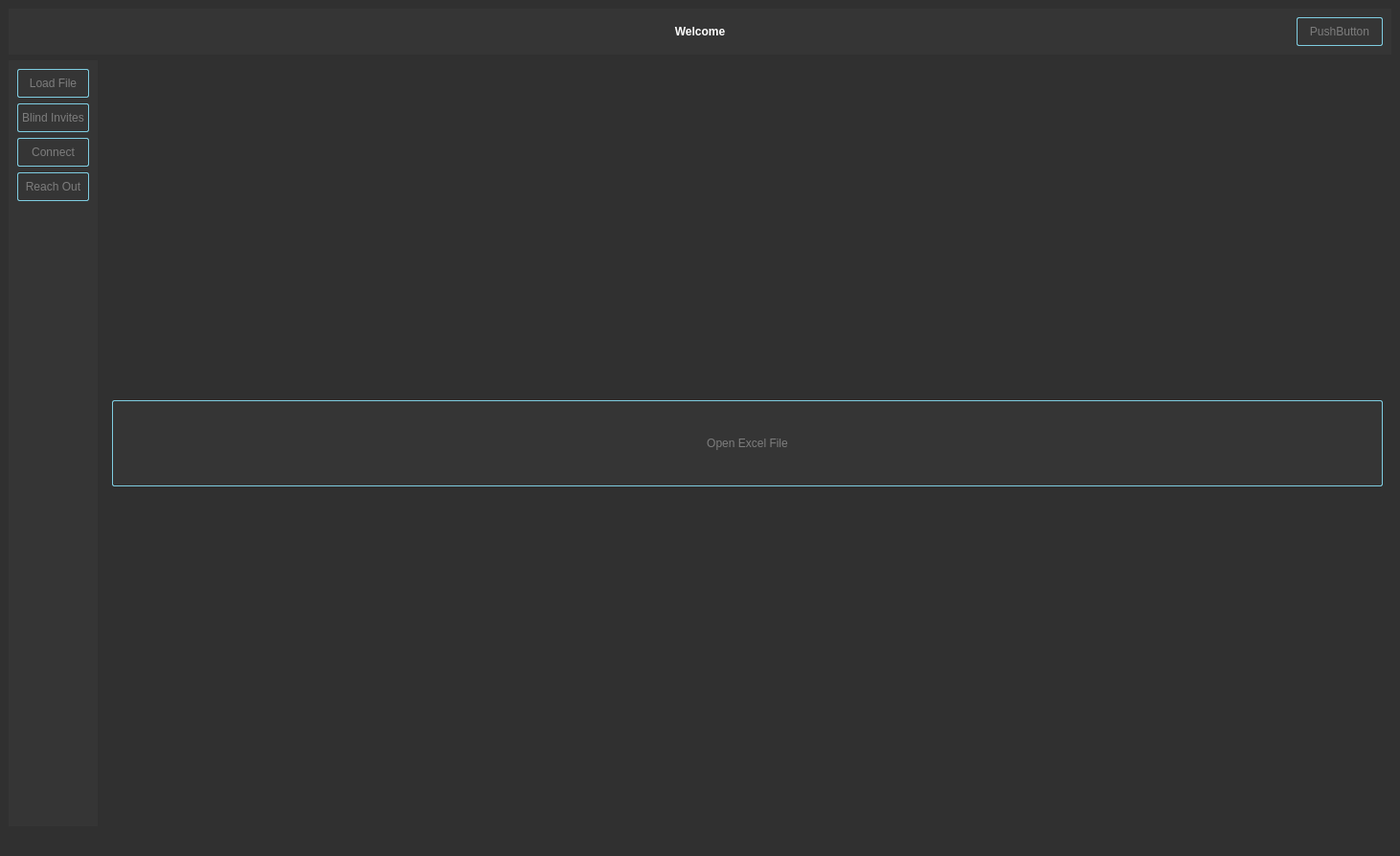
<?xml version="1.0" encoding="UTF-8"?>
<ui version="4.0">
 <class>MainWindow</class>
 <widget class="QMainWindow" name="MainWindow">
  <property name="geometry">
   <rect>
    <x>0</x>
    <y>0</y>
    <width>1462</width>
    <height>894</height>
   </rect>
  </property>
  <property name="sizePolicy">
   <sizepolicy hsizetype="Fixed" vsizetype="Fixed">
    <horstretch>0</horstretch>
    <verstretch>0</verstretch>
   </sizepolicy>
  </property>
  <property name="minimumSize">
   <size>
    <width>0</width>
    <height>0</height>
   </size>
  </property>
  <property name="palette">
   <palette>
    <active>
     <colorrole role="WindowText">
      <brush brushstyle="SolidPattern">
       <color alpha="255">
        <red>255</red>
        <green>255</green>
        <blue>255</blue>
       </color>
      </brush>
     </colorrole>
     <colorrole role="Button">
      <brush brushstyle="SolidPattern">
       <color alpha="255">
        <red>48</red>
        <green>48</green>
        <blue>48</blue>
       </color>
      </brush>
     </colorrole>
     <colorrole role="Light">
      <brush brushstyle="SolidPattern">
       <color alpha="255">
        <red>255</red>
        <green>255</green>
        <blue>255</blue>
       </color>
      </brush>
     </colorrole>
     <colorrole role="Midlight">
      <brush brushstyle="SolidPattern">
       <color alpha="255">
        <red>255</red>
        <green>255</green>
        <blue>255</blue>
       </color>
      </brush>
     </colorrole>
     <colorrole role="Dark">
      <brush brushstyle="SolidPattern">
       <color alpha="255">
        <red>127</red>
        <green>127</green>
        <blue>127</blue>
       </color>
      </brush>
     </colorrole>
     <colorrole role="Mid">
      <brush brushstyle="SolidPattern">
       <color alpha="255">
        <red>170</red>
        <green>170</green>
        <blue>170</blue>
       </color>
      </brush>
     </colorrole>
     <colorrole role="Text">
      <brush brushstyle="SolidPattern">
       <color alpha="255">
        <red>255</red>
        <green>255</green>
        <blue>255</blue>
       </color>
      </brush>
     </colorrole>
     <colorrole role="BrightText">
      <brush brushstyle="SolidPattern">
       <color alpha="255">
        <red>255</red>
        <green>255</green>
        <blue>255</blue>
       </color>
      </brush>
     </colorrole>
     <colorrole role="ButtonText">
      <brush brushstyle="SolidPattern">
       <color alpha="255">
        <red>255</red>
        <green>255</green>
        <blue>255</blue>
       </color>
      </brush>
     </colorrole>
     <colorrole role="Base">
      <brush brushstyle="SolidPattern">
       <color alpha="255">
        <red>48</red>
        <green>48</green>
        <blue>48</blue>
       </color>
      </brush>
     </colorrole>
     <colorrole role="Window">
      <brush brushstyle="SolidPattern">
       <color alpha="255">
        <red>48</red>
        <green>48</green>
        <blue>48</blue>
       </color>
      </brush>
     </colorrole>
     <colorrole role="Shadow">
      <brush brushstyle="SolidPattern">
       <color alpha="255">
        <red>0</red>
        <green>0</green>
        <blue>0</blue>
       </color>
      </brush>
     </colorrole>
     <colorrole role="AlternateBase">
      <brush brushstyle="SolidPattern">
       <color alpha="255">
        <red>255</red>
        <green>255</green>
        <blue>255</blue>
       </color>
      </brush>
     </colorrole>
     <colorrole role="ToolTipBase">
      <brush brushstyle="SolidPattern">
       <color alpha="255">
        <red>255</red>
        <green>255</green>
        <blue>220</blue>
       </color>
      </brush>
     </colorrole>
     <colorrole role="ToolTipText">
      <brush brushstyle="SolidPattern">
       <color alpha="255">
        <red>0</red>
        <green>0</green>
        <blue>0</blue>
       </color>
      </brush>
     </colorrole>
     <colorrole role="PlaceholderText">
      <brush brushstyle="SolidPattern">
       <color alpha="128">
        <red>0</red>
        <green>0</green>
        <blue>0</blue>
       </color>
      </brush>
     </colorrole>
    </active>
    <inactive>
     <colorrole role="WindowText">
      <brush brushstyle="SolidPattern">
       <color alpha="255">
        <red>255</red>
        <green>255</green>
        <blue>255</blue>
       </color>
      </brush>
     </colorrole>
     <colorrole role="Button">
      <brush brushstyle="SolidPattern">
       <color alpha="255">
        <red>48</red>
        <green>48</green>
        <blue>48</blue>
       </color>
      </brush>
     </colorrole>
     <colorrole role="Light">
      <brush brushstyle="SolidPattern">
       <color alpha="255">
        <red>255</red>
        <green>255</green>
        <blue>255</blue>
       </color>
      </brush>
     </colorrole>
     <colorrole role="Midlight">
      <brush brushstyle="SolidPattern">
       <color alpha="255">
        <red>255</red>
        <green>255</green>
        <blue>255</blue>
       </color>
      </brush>
     </colorrole>
     <colorrole role="Dark">
      <brush brushstyle="SolidPattern">
       <color alpha="255">
        <red>127</red>
        <green>127</green>
        <blue>127</blue>
       </color>
      </brush>
     </colorrole>
     <colorrole role="Mid">
      <brush brushstyle="SolidPattern">
       <color alpha="255">
        <red>170</red>
        <green>170</green>
        <blue>170</blue>
       </color>
      </brush>
     </colorrole>
     <colorrole role="Text">
      <brush brushstyle="SolidPattern">
       <color alpha="255">
        <red>255</red>
        <green>255</green>
        <blue>255</blue>
       </color>
      </brush>
     </colorrole>
     <colorrole role="BrightText">
      <brush brushstyle="SolidPattern">
       <color alpha="255">
        <red>255</red>
        <green>255</green>
        <blue>255</blue>
       </color>
      </brush>
     </colorrole>
     <colorrole role="ButtonText">
      <brush brushstyle="SolidPattern">
       <color alpha="255">
        <red>255</red>
        <green>255</green>
        <blue>255</blue>
       </color>
      </brush>
     </colorrole>
     <colorrole role="Base">
      <brush brushstyle="SolidPattern">
       <color alpha="255">
        <red>48</red>
        <green>48</green>
        <blue>48</blue>
       </color>
      </brush>
     </colorrole>
     <colorrole role="Window">
      <brush brushstyle="SolidPattern">
       <color alpha="255">
        <red>48</red>
        <green>48</green>
        <blue>48</blue>
       </color>
      </brush>
     </colorrole>
     <colorrole role="Shadow">
      <brush brushstyle="SolidPattern">
       <color alpha="255">
        <red>0</red>
        <green>0</green>
        <blue>0</blue>
       </color>
      </brush>
     </colorrole>
     <colorrole role="AlternateBase">
      <brush brushstyle="SolidPattern">
       <color alpha="255">
        <red>255</red>
        <green>255</green>
        <blue>255</blue>
       </color>
      </brush>
     </colorrole>
     <colorrole role="ToolTipBase">
      <brush brushstyle="SolidPattern">
       <color alpha="255">
        <red>255</red>
        <green>255</green>
        <blue>220</blue>
       </color>
      </brush>
     </colorrole>
     <colorrole role="ToolTipText">
      <brush brushstyle="SolidPattern">
       <color alpha="255">
        <red>0</red>
        <green>0</green>
        <blue>0</blue>
       </color>
      </brush>
     </colorrole>
     <colorrole role="PlaceholderText">
      <brush brushstyle="SolidPattern">
       <color alpha="128">
        <red>0</red>
        <green>0</green>
        <blue>0</blue>
       </color>
      </brush>
     </colorrole>
    </inactive>
    <disabled>
     <colorrole role="WindowText">
      <brush brushstyle="SolidPattern">
       <color alpha="255">
        <red>255</red>
        <green>255</green>
        <blue>255</blue>
       </color>
      </brush>
     </colorrole>
     <colorrole role="Button">
      <brush brushstyle="SolidPattern">
       <color alpha="255">
        <red>48</red>
        <green>48</green>
        <blue>48</blue>
       </color>
      </brush>
     </colorrole>
     <colorrole role="Light">
      <brush brushstyle="SolidPattern">
       <color alpha="255">
        <red>255</red>
        <green>255</green>
        <blue>255</blue>
       </color>
      </brush>
     </colorrole>
     <colorrole role="Midlight">
      <brush brushstyle="SolidPattern">
       <color alpha="255">
        <red>255</red>
        <green>255</green>
        <blue>255</blue>
       </color>
      </brush>
     </colorrole>
     <colorrole role="Dark">
      <brush brushstyle="SolidPattern">
       <color alpha="255">
        <red>127</red>
        <green>127</green>
        <blue>127</blue>
       </color>
      </brush>
     </colorrole>
     <colorrole role="Mid">
      <brush brushstyle="SolidPattern">
       <color alpha="255">
        <red>170</red>
        <green>170</green>
        <blue>170</blue>
       </color>
      </brush>
     </colorrole>
     <colorrole role="Text">
      <brush brushstyle="SolidPattern">
       <color alpha="255">
        <red>255</red>
        <green>255</green>
        <blue>255</blue>
       </color>
      </brush>
     </colorrole>
     <colorrole role="BrightText">
      <brush brushstyle="SolidPattern">
       <color alpha="255">
        <red>255</red>
        <green>255</green>
        <blue>255</blue>
       </color>
      </brush>
     </colorrole>
     <colorrole role="ButtonText">
      <brush brushstyle="SolidPattern">
       <color alpha="255">
        <red>255</red>
        <green>255</green>
        <blue>255</blue>
       </color>
      </brush>
     </colorrole>
     <colorrole role="Base">
      <brush brushstyle="SolidPattern">
       <color alpha="255">
        <red>48</red>
        <green>48</green>
        <blue>48</blue>
       </color>
      </brush>
     </colorrole>
     <colorrole role="Window">
      <brush brushstyle="SolidPattern">
       <color alpha="255">
        <red>48</red>
        <green>48</green>
        <blue>48</blue>
       </color>
      </brush>
     </colorrole>
     <colorrole role="Shadow">
      <brush brushstyle="SolidPattern">
       <color alpha="255">
        <red>0</red>
        <green>0</green>
        <blue>0</blue>
       </color>
      </brush>
     </colorrole>
     <colorrole role="AlternateBase">
      <brush brushstyle="SolidPattern">
       <color alpha="255">
        <red>255</red>
        <green>255</green>
        <blue>255</blue>
       </color>
      </brush>
     </colorrole>
     <colorrole role="ToolTipBase">
      <brush brushstyle="SolidPattern">
       <color alpha="255">
        <red>255</red>
        <green>255</green>
        <blue>220</blue>
       </color>
      </brush>
     </colorrole>
     <colorrole role="ToolTipText">
      <brush brushstyle="SolidPattern">
       <color alpha="255">
        <red>0</red>
        <green>0</green>
        <blue>0</blue>
       </color>
      </brush>
     </colorrole>
     <colorrole role="PlaceholderText">
      <brush brushstyle="SolidPattern">
       <color alpha="128">
        <red>0</red>
        <green>0</green>
        <blue>0</blue>
       </color>
      </brush>
     </colorrole>
    </disabled>
   </palette>
  </property>
  <property name="windowTitle">
   <string>MainWindow</string>
  </property>
  <property name="windowOpacity">
   <double>1.000000000000000</double>
  </property>
  <property name="styleSheet">
   <string notr="true">
QWidget {
    background-color: #303030;
    color: white;
}

QCheckBox{
    background-color: #3c3c3c;
    alignment: center
}
QAbstractButton{
    background-color: #3c3c3c;
    alignment: center
}
QLabel{
	font: 87 24pt &quot;Arial&quot;;
    font-weight: 600
    
}
/* Set the color of text in LineEdit to white */
QLineEdit {
    color: white;
    background-color: #3c3c3c;
}

/* Set the color of text in PushButton to white */
QPushButton {
    background-color: #303030;
    color: white;
    border: 1px solid #7fcde1;
    border-radius: 2px;
    padding: 4px;
    font: 10pt &quot;Arial&quot;;
    height: 20px;
    
    
}

/* Add a hover effect to buttons */
QPushButton:hover {
    background: #ff9d00;
    color: #ffffff
}

/* Add a pressed effect to buttons */
QPushButton:pressed {
    background: qlineargradient(x1: 0, y1: 0, x2: 0, y2: 1,
    stop: 0 #ff9d00, stop: 1 #ffb900);
}

/* Set the color of text in TableWidget to white */
QTableWidget {
    border-radius: 10px;
    border: 2px solid #3c3c3c;
    background-color: #3c3c3c;
    color: white;
    font-weight: bold;
    font: Arial;
    gridline-color: #5f5f5f;
}

QTableCornerButton::section{
    background-color: #3c3c3c;
}
/* Add a hover effect to rows */
QTableWidget::item:hover {
    background-color: #6f6f6f;
    color: #7fcde1;
}

/* Add a hover effect to rows */
QTableWidget::item:selected {
    background-color: #6f6f6f;
    color: #7fcde1;

}

/* Set the color of text in TableWidget header to white */
QHeaderView::section {
    border-radius: 1px;
    
    color: white;
    background-color: #3c3c3c;
    font: 9pt Arial;
    font-weight: bold;
}

QScrollBar:vertical{
    border: none;
    background-color: #303030;
    width: 14px;
    margin: 15px 0 15px 0;
    border-radius: 0px;
}

/*  HANDLE BAR VERTICAL */
QScrollBar::handle:vertical {	
	background-color: #6f6f6f;
	min-height: 30px;
	border-radius: 7px;
}
QScrollBar::handle:vertical:hover{	
	background-color: #ff9d00;
}
QScrollBar::handle:vertical:pressed {	
	background-color: #ffb900;
}

/* BTN TOP - SCROLLBAR */
QScrollBar::sub-line:vertical {
	border: none;
	background-color: #303030;
	height: 15px;
	border-top-left-radius: 7px;
	border-top-right-radius: 7px;
	subcontrol-position: top;
	subcontrol-origin: margin;
}

QScrollBar::sub-line:vertical:pressed {	
	background-color: #ffb900;
}

/* BTN BOTTOM - SCROLLBAR */
QScrollBar::add-line:vertical {
	border: none;
	background-color: #303030;
	height: 15px;
	border-bottom-left-radius: 7px;
	border-bottom-right-radius: 7px;
	subcontrol-position: bottom;
	subcontrol-origin: margin;
}

QScrollBar::add-line:vertical:pressed {	
	background-color: #ffb900;
}


/* RESET ARROW */
QScrollBar::up-arrow:vertical, QScrollBar::down-arrow:vertical {
	background: none;
}
QScrollBar::add-page:vertical, QScrollBar::sub-page:vertical {
	background: none;
}


/* HORIZONTAL SCROLLBAR - HOMEWORK */
QScrollBar:horizontal {
    border: none;
    background-color: #303030;
    height: 14px;
    margin: 0 15px 0 15px;
    border-radius: 0px;
}
QScrollBar::handle:horizontal {
	background-color: #6f6f6f;
	min-width: 30px;
	border-radius: 7px;
}

QScrollBar::handle:horizontal:hover{	
	background-color: #ff9d00;
}
QScrollBar::handle:horizontal:pressed {	
	background-color: #ffb900;
}
QScrollBar::add-line:horizontal {
	border: none;
	background-color: #303030;
	width: 15px;
	border-bottom-right-radius: 7px;
	border-top-right-radius: 7px;
	subcontrol-position: right;
	subcontrol-origin: margin;
}
QScrollBar::sub-line:horizontal {
	border: none;
	background-color: #303030;
	width: 15px;
	border-top-left-radius: 7px;
	border-bottom-left-radius: 7px;
	subcontrol-position: left;
	subcontrol-origin: margin;
}
QScrollBar::up-arrow:horizontal, QScrollBar::down-arrow:horizontal{

    background: none;
}
QScrollBar::add-page:horizontal, QScrollBar::sub-page:horizontal{

    background: none;
}

QDateTimeEdit::up-button {
    font: 87 8pt &quot;Arial&quot;;
    width: 20px;
    height: 20px;
    
}



QDateTimeEdit::down-button {
    font: 87 8pt &quot;Arial&quot;;
    width: 20px;
    height: 20px;
    
}
</string>
  </property>
  <widget class="QWidget" name="centralwidget">
   <property name="minimumSize">
    <size>
     <width>0</width>
     <height>0</height>
    </size>
   </property>
   <layout class="QGridLayout" name="gridLayout">
    <item row="1" column="0">
     <layout class="QVBoxLayout" name="verticalLayout">
      <property name="spacing">
       <number>1</number>
      </property>
      <property name="sizeConstraint">
       <enum>QLayout::SetDefaultConstraint</enum>
      </property>
      <item>
       <widget class="QWidget" name="widget" native="true">
        <property name="styleSheet">
         <string notr="true">QWidget{
background-color: rgb(53, 53, 53)
}
QPushButton {
    background-color: rgb(53, 53, 53);
    color: rgb(125, 125, 125);
    border: 1px solid #7fcde1;
    border-radius: 2px;
    padding: 4px;
    font: 10pt &quot;Arial&quot;;
    height: 20px;
    
    
}

/* Add a hover effect to buttons */
QPushButton:hover {
    background: rgb(71, 71, 71);
    font: rgb(204, 204, 204);
    color: #ffffff
}

/* Add a pressed effect to buttons */
QPushButton:pressed {
    background: qlineargradient(x1: 0, y1: 0, x2: 0, y2: 1,
    stop: 0 #ff9d00, stop: 1 #ffb900);
}
</string>
        </property>
        <layout class="QVBoxLayout" name="verticalLayout_3">
         <item alignment="Qt::AlignTop">
          <widget class="QPushButton" name="pushButton">
           <property name="text">
            <string>Load File</string>
           </property>
          </widget>
         </item>
         <item alignment="Qt::AlignTop">
          <widget class="QPushButton" name="pushButton_2">
           <property name="text">
            <string>Blind Invites</string>
           </property>
          </widget>
         </item>
         <item alignment="Qt::AlignTop">
          <widget class="QPushButton" name="pushButton_3">
           <property name="text">
            <string>Connect</string>
           </property>
          </widget>
         </item>
         <item alignment="Qt::AlignTop">
          <widget class="QPushButton" name="pushButton_4">
           <property name="text">
            <string>Reach Out</string>
           </property>
          </widget>
         </item>
         <item>
          <spacer name="verticalSpacer">
           <property name="orientation">
            <enum>Qt::Vertical</enum>
           </property>
           <property name="sizeHint" stdset="0">
            <size>
             <width>20</width>
             <height>40</height>
            </size>
           </property>
          </spacer>
         </item>
        </layout>
       </widget>
      </item>
     </layout>
    </item>
    <item row="0" column="0" colspan="2">
     <layout class="QHBoxLayout" name="horizontalLayout">
      <item>
       <widget class="QWidget" name="widget_2" native="true">
        <property name="styleSheet">
         <string notr="true">QWidget{
background-color: rgb(53, 53, 53)
}
QPushButton {
    background-color: rgb(53, 53, 53);
    color: rgb(125, 125, 125);
    border: 1px solid #7fcde1;
    border-radius: 2px;
    padding: 4px;
    font: 10pt &quot;Arial&quot;;
    height: 20px;
    
    
}

/* Add a hover effect to buttons */
QPushButton:hover {
    background: rgb(71, 71, 71);
    font: rgb(204, 204, 204);
    color: #ffffff
}

/* Add a pressed effect to buttons */
QPushButton:pressed {
    background: qlineargradient(x1: 0, y1: 0, x2: 0, y2: 1,
    stop: 0 #ff9d00, stop: 1 #ffb900);
}
</string>
        </property>
        <layout class="QHBoxLayout" name="horizontalLayout_3">
         <item>
          <widget class="QLabel" name="logo">
           <property name="text">
            <string/>
           </property>
          </widget>
         </item>
         <item>
          <widget class="QLabel" name="label_4">
           <property name="text">
            <string>Welcome</string>
           </property>
           <property name="alignment">
            <set>Qt::AlignCenter</set>
           </property>
          </widget>
         </item>
         <item alignment="Qt::AlignRight">
          <widget class="QPushButton" name="pushButton_6">
           <property name="styleSheet">
            <string notr="true">width: 80px</string>
           </property>
           <property name="text">
            <string>PushButton</string>
           </property>
          </widget>
         </item>
        </layout>
       </widget>
      </item>
     </layout>
    </item>
    <item row="1" column="1">
     <layout class="QVBoxLayout" name="verticalLayout_2">
      <item>
       <widget class="QStackedWidget" name="stackedWidget">
        <property name="currentIndex">
         <number>0</number>
        </property>
        <widget class="QWidget" name="page">
         <layout class="QHBoxLayout" name="horizontalLayout_2">
          <item>
           <widget class="QPushButton" name="pushButton_5">
            <property name="styleSheet">
             <string notr="true">QPushButton {
    background-color: rgb(53, 53, 53);
    color: rgb(125, 125, 125);
    border: 1px solid #7fcde1;
    border-radius: 2px;
    padding: 4px;
    font: 10pt &quot;Arial&quot;;
    height: 80px;
    
    
    
}

/* Add a hover effect to buttons */
QPushButton:hover {
    background: rgb(71, 71, 71);
    font: rgb(204, 204, 204);
    color: #ffffff
}

/* Add a pressed effect to buttons */
QPushButton:pressed {
    background: qlineargradient(x1: 0, y1: 0, x2: 0, y2: 1,
    stop: 0 #ff9d00, stop: 1 #ffb900);
}</string>
            </property>
            <property name="text">
             <string>Open Excel File</string>
            </property>
           </widget>
          </item>
         </layout>
        </widget>
        <widget class="QWidget" name="page_2"/>
       </widget>
      </item>
     </layout>
    </item>
   </layout>
  </widget>
  <widget class="QStatusBar" name="statusbar"/>
  <action name="actionClose">
   <property name="text">
    <string>Close</string>
   </property>
  </action>
  <action name="actionOpen">
   <property name="text">
    <string>Open</string>
   </property>
  </action>
 </widget>
 <resources/>
 <connections/>
</ui>
